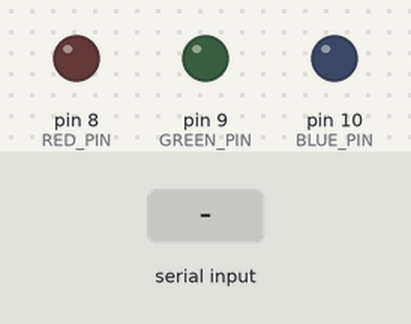
Simulated run of this sketch. Board: Arduino Uno, built with avr-gcc and run on an emulated ATmega328P. Parts: output pins drawn as LEDs (lit = HIGH). Inputs (shaded band) come from the test bench.

Above: at 1.2 s.
1.3 s: "R\n" received over Serial
At 1.6 s:
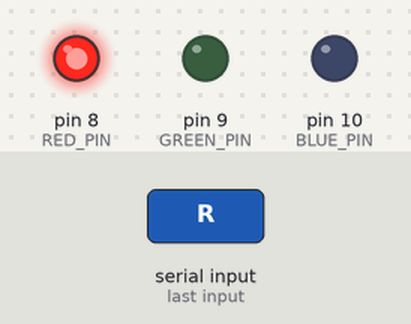
2.8 s: "G\n" received over Serial
At 3.9 s:
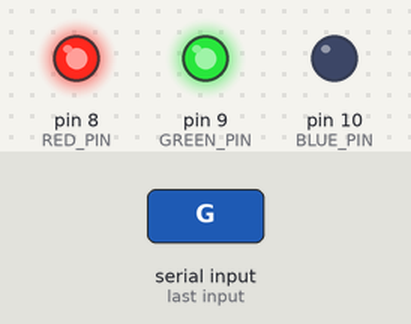
4.3 s: "B\n" received over Serial
At 5.0 s:
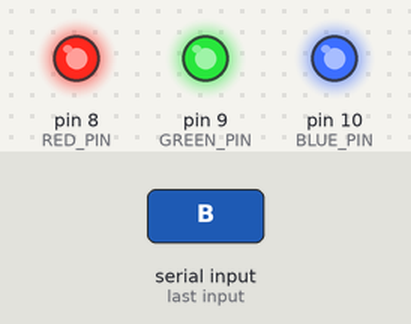
5.8 s: "R\n" received over Serial
At 6.2 s:
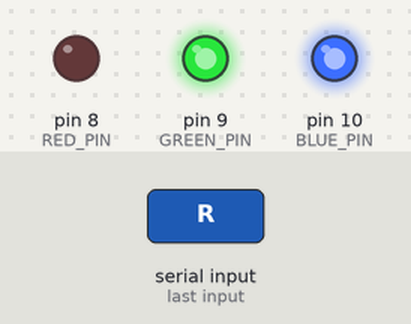
7.3 s: "G\n" received over Serial
At 8.5 s:
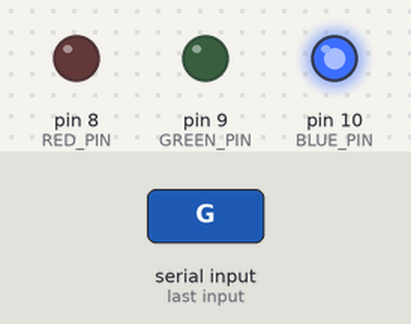
8.8 s: "A\n" received over Serial
At 9.7 s:
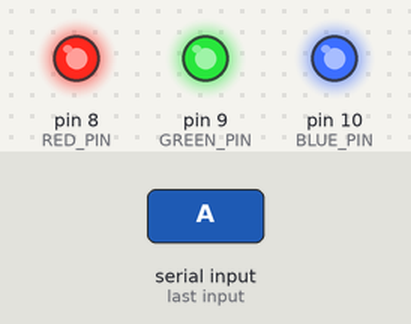
Timing chart, 0 to 11.3 s (numbered marks = the images above; inputs shaded):
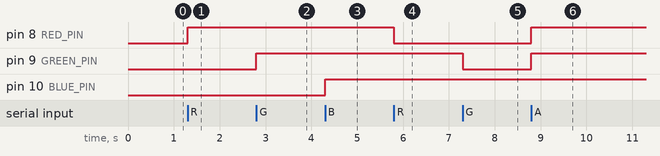

The sketch:

LabSerialAssignment.ino.ino
```cpp
#include "led_control.h"

void setup() {
  // Initialize Serial Communication
  Serial.begin(9600);

  // Initialize LEDs from our header file
  initLEDs();
}

void loop() {
  if (Serial.available() > 0) {
    char input = Serial.read();

    // Ignore newline or carriage return characters often sent by terminals
    if(input != '\n' && input != '\r') {
      processInput(input);
    }
  }
}
```

led_control.h
```cpp
#ifndef LED_CONTROL_H
#define LED_CONTROL_H

#include <Arduino.h>

// Define Pins
const int RED_PIN = 8;
const int GREEN_PIN = 9;
const int BLUE_PIN = 10;

// Function to initialize pins
void initLEDs() {
  pinMode(RED_PIN, OUTPUT);
  pinMode(GREEN_PIN, OUTPUT);
  pinMode(BLUE_PIN, OUTPUT);

  // Start with all off
  digitalWrite(RED_PIN, LOW);
  digitalWrite(GREEN_PIN, LOW);
  digitalWrite(BLUE_PIN, LOW);
}

// Function to toggle a specific pin
void toggleLED(int pin) {
  int state = digitalRead(pin);
  digitalWrite(pin, !state);
}

// Function to turn all LEDs on or off
void setAllLEDs(int state) {
  digitalWrite(RED_PIN, state);
  digitalWrite(GREEN_PIN, state);
  digitalWrite(BLUE_PIN, state);
}

// Main logic handler
void processInput(char command) {
  // Convert to upper case for case-insensitivity
  command = toupper(command);

  switch (command) {
    case 'R':
      toggleLED(RED_PIN);
      break;
    case 'G':
      toggleLED(GREEN_PIN);
      break;
    case 'B':
      toggleLED(BLUE_PIN);
      break;
    case 'A':
      setAllLEDs(HIGH);
      break;
    case 'O':
      setAllLEDs(LOW);
      break;
    default:
      Serial.println("Error: Invalid Input");
      break;
  }
}

#endif
```

Measured:
- after the input at 1.3 s, pin 8 (RED_PIN): LOW → HIGH at once
- after the input at 2.8 s, pin 9 (GREEN_PIN): LOW → HIGH at once
- after the input at 4.3 s, pin 10 (BLUE_PIN): LOW → HIGH at once
- after the input at 5.8 s, pin 8 (RED_PIN): HIGH → LOW at once
- after the input at 7.3 s, pin 9 (GREEN_PIN): HIGH → LOW at once
- after the input at 8.8 s, pin 8 (RED_PIN), pin 9 (GREEN_PIN): LOW → HIGH at once
